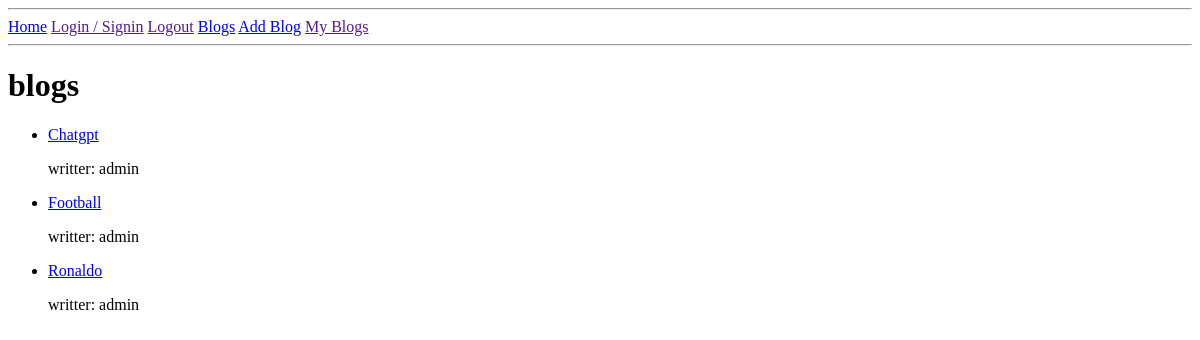
The page /blogs/ on the database as committed earlier.
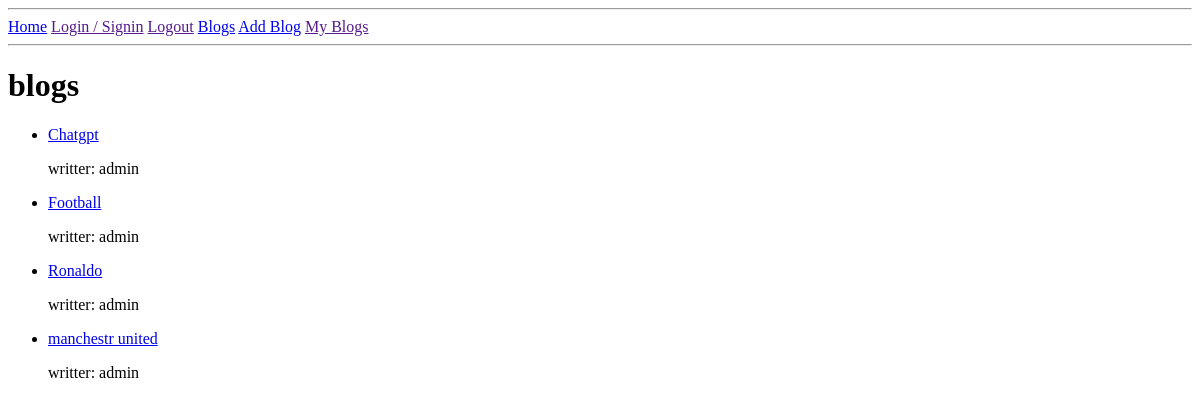
The same page on the database as committed later.
### blog/models.py (models this page shows, shortened)
class Post(models.Model):
    title = models.CharField(max_length=200)
    content = models.TextField()
    author = models.ForeignKey(User, on_delete=models.CASCADE)
    publication_date = models.DateTimeField(auto_now_add=True)
    tags = models.ManyToManyField(Tag)

### blog/views.py (the view)
# urls.py: path('blogs/', views.blogs, name='blogs'),
def blogs(request):
    posts = Post.objects.all()
    context = {'posts': posts}
    return render(request, 'blog/blogs.html', context)

### blog/templates/blog/blogs.html
{% extends "main.html" %}
{% block content %}
<h1>blogs</h1>
{% for post in posts %}
    <ul>
        <li><a href="{% url 'blog' post.id %}">{{post.title}}</a>
            <p>writter: {{post.author}}</p>
        </li>
    </ul>
{% endfor %}
{% endblock content %}

### templates/main.html (shortened to what this page needs)
<!DOCTYPE html>
<html lang="en">
<head>
</head>
<body>
    {% include "navbar.html" %}
    {% block content %}{% endblock content %}
</body>
</html>

### templates/navbar.html
<hr>
<div>
    <a href="{% url 'index' %}">Home</a>
    <a href="">Login / Signin</a>
    <a href="">Logout</a>
    <a href="{% url 'blogs' %}">Blogs</a>
    <a href="{% url 'add-blog' %}">Add Blog</a>
    <a href="">My Blogs</a>
</div>
<hr>

Rows that differ between the two databases and show on the page:
added Post: title "manchestr united", author "admin"
